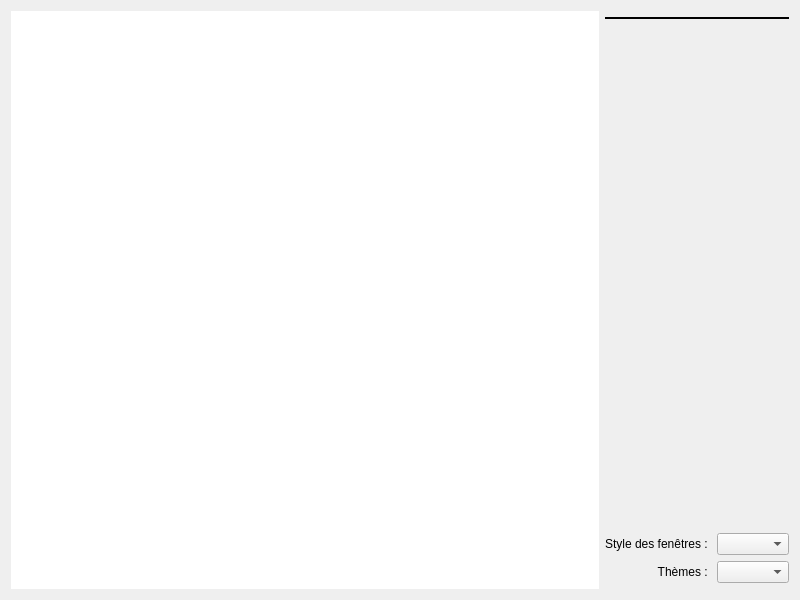
<?xml version="1.0" encoding="UTF-8"?>
<ui version="4.0">
 <class>FenetrePrinc</class>
 <widget class="QWidget" name="FenetrePrinc">
  <property name="geometry">
   <rect>
    <x>0</x>
    <y>0</y>
    <width>800</width>
    <height>600</height>
   </rect>
  </property>
  <property name="windowTitle">
   <string>Kirk Project</string>
  </property>
  <property name="windowIcon">
   <iconset resource="res.qrc">
    <normaloff>:/files/Ressources/KirkProject.png</normaloff>:/files/Ressources/KirkProject.png</iconset>
  </property>
  <layout class="QGridLayout" name="gridLayout_2">
   <item row="0" column="0">
    <layout class="QGridLayout" name="gridLayout" columnstretch="2,0">
     <property name="sizeConstraint">
      <enum>QLayout::SetFixedSize</enum>
     </property>
     <item row="2" column="1">
      <widget class="MissionWidget" name="missionWid" native="true">
       <property name="sizePolicy">
        <sizepolicy hsizetype="Expanding" vsizetype="Preferred">
         <horstretch>0</horstretch>
         <verstretch>0</verstretch>
        </sizepolicy>
       </property>
      </widget>
     </item>
     <item row="0" column="0" rowspan="6">
      <widget class="CarteWidget" name="carteWid">
       <property name="sizePolicy">
        <sizepolicy hsizetype="Preferred" vsizetype="Preferred">
         <horstretch>0</horstretch>
         <verstretch>0</verstretch>
        </sizepolicy>
       </property>
       <property name="frameShape">
        <enum>QFrame::NoFrame</enum>
       </property>
       <property name="frameShadow">
        <enum>QFrame::Plain</enum>
       </property>
       <property name="lineWidth">
        <number>0</number>
       </property>
       <property name="sizeAdjustPolicy">
        <enum>QAbstractScrollArea::AdjustToContents</enum>
       </property>
       <property name="backgroundBrush">
        <brush brushstyle="NoBrush">
         <color alpha="0">
          <red>0</red>
          <green>0</green>
          <blue>0</blue>
         </color>
        </brush>
       </property>
       <property name="renderHints">
        <set>QPainter::Antialiasing|QPainter::TextAntialiasing</set>
       </property>
       <property name="viewportUpdateMode">
        <enum>QGraphicsView::MinimalViewportUpdate</enum>
       </property>
      </widget>
     </item>
     <item row="0" column="1">
      <widget class="UtilisWidget" name="utilWid" native="true">
       <property name="sizePolicy">
        <sizepolicy hsizetype="Expanding" vsizetype="Preferred">
         <horstretch>0</horstretch>
         <verstretch>0</verstretch>
        </sizepolicy>
       </property>
      </widget>
     </item>
     <item row="3" column="1">
      <spacer name="verticalSpacer">
       <property name="orientation">
        <enum>Qt::Vertical</enum>
       </property>
       <property name="sizeHint" stdset="0">
        <size>
         <width>20</width>
         <height>40</height>
        </size>
       </property>
      </spacer>
     </item>
     <item row="1" column="1">
      <widget class="Line" name="line">
       <property name="frameShadow">
        <enum>QFrame::Plain</enum>
       </property>
       <property name="lineWidth">
        <number>2</number>
       </property>
       <property name="orientation">
        <enum>Qt::Horizontal</enum>
       </property>
      </widget>
     </item>
     <item row="4" column="1">
      <layout class="QFormLayout" name="formLayout_2">
       <property name="sizeConstraint">
        <enum>QLayout::SetFixedSize</enum>
       </property>
       <property name="labelAlignment">
        <set>Qt::AlignRight|Qt::AlignTrailing|Qt::AlignVCenter</set>
       </property>
       <item row="0" column="0">
        <widget class="QLabel" name="styleLabel">
         <property name="text">
          <string>Style des fenêtres : </string>
         </property>
         <property name="alignment">
          <set>Qt::AlignRight|Qt::AlignTrailing|Qt::AlignVCenter</set>
         </property>
        </widget>
       </item>
       <item row="0" column="1">
        <widget class="QComboBox" name="styles"/>
       </item>
       <item row="1" column="0">
        <widget class="QLabel" name="label">
         <property name="text">
          <string>Thèmes : </string>
         </property>
         <property name="alignment">
          <set>Qt::AlignRight|Qt::AlignTrailing|Qt::AlignVCenter</set>
         </property>
        </widget>
       </item>
       <item row="1" column="1">
        <widget class="QComboBox" name="themes"/>
       </item>
      </layout>
     </item>
    </layout>
   </item>
  </layout>
 </widget>
 <customwidgets>
  <customwidget>
   <class>MissionWidget</class>
   <extends>QWidget</extends>
   <header>GestionMissions/MissionWidget.h</header>
   <container>1</container>
  </customwidget>
  <customwidget>
   <class>UtilisWidget</class>
   <extends>QWidget</extends>
   <header>GestionUtilisateurs/UtilisWidget.h</header>
   <container>1</container>
  </customwidget>
  <customwidget>
   <class>CarteWidget</class>
   <extends>QGraphicsView</extends>
   <header>GestionCarte/CarteWidget.h</header>
  </customwidget>
 </customwidgets>
 <resources>
  <include location="res.qrc"/>
 </resources>
 <connections/>
</ui>
